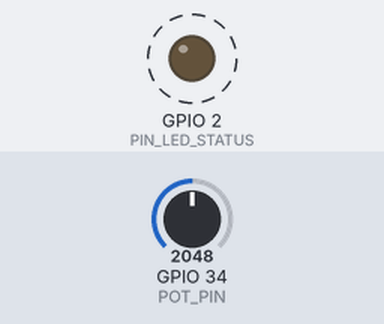
Simulated run of this sketch. Board: ESP32. Parts: output pins drawn as LEDs (lit = HIGH). Dashed ring = blinking. The inputs (shaded band) are chosen by the test bench; at power-on: GPIO 34 (POT_PIN) = 2048 (analog values on the 0–4095 scale). WiFi joins after 1.5 s; servers stay silent unless stated; uploads are accepted with an empty reply; what the sketch prints to the serial monitor is not drawn.

Above: at 3.9 s.
Timing chart, 0 to 8.3 s (numbered marks = the images above):
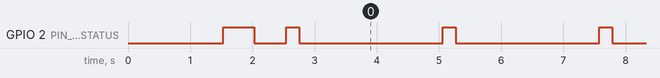

Measured:
- by itself, GPIO 2 (PIN_LED_STATUS): repeats every 2.5 s: HIGH 0.21 s, LOW 2.3 s

The sketch:

esp32_potentiometer_student.ino
```cpp
/*
 ============================================================================
  PROYECTO: ESP32 HTTP LAB - SALA VIRTUAL (POTENCIÓMETRO ROTATIVO)
  OBJETIVO: Cada estudiante conecta un potenciómetro rotativo miniatura a su
            ESP32 para regular en vivo el brillo de su propia lámpara virtual
            y contribuir al nivel de iluminación de la sala falsa colaborativa.
 ============================================================================
  CONEXIÓN DE HARDWARE:
  - Terminal 1 del potenciómetro  -->  3.3V (3V3) del ESP32
  - Terminal 2 (Pin central/Wiper) -->  GPIO 34 (Canal ADC1 del ESP32)
  - Terminal 3 del potenciómetro  -->  GND del ESP32

  NOTA PEDAGÓGICA IMPORTANTE PARA EL AULA:
  En el ESP32, los pines ADC2 (GPIO 2, 4, 12-15, 25-27) quedan inhabilitados
  mientras el radio Wi-Fi está encendido. Por eso SIEMPRE usamos un pin del
  bloque ADC1 (GPIO 32, 33, 34, 35, 36 o 39) para leer sensores analógicos.
 ============================================================================
*/

#include <WiFi.h>
#include <HTTPClient.h>

// --------------------------------------------------------------------------
// 1. IDENTIFICACIÓN DEL ESTUDIANTE (¡Cada alumno debe poner sus datos!)
// --------------------------------------------------------------------------
const char* STUDENT_ID   = "208420915";       // Identificador único de carné o usuario
const char* STUDENT_NAME = "Brandon Zarate";  // Tu nombre visible en la pantalla
const char* DESK_NUMBER  = "Mesa 1";          // Tu mesa o número de puesto

// --------------------------------------------------------------------------
// 2. CONFIGURACIÓN DE RED WIFI (Misma red del servidor Dokploy / Aula)
// --------------------------------------------------------------------------
const char* WIFI_SSID     = "Fam Zarate Aguero-2.4G";
const char* WIFI_PASSWORD = "yvDU6uev";

// --------------------------------------------------------------------------
// 3. IP LOCAL DEL SERVIDOR DOKPLOY / DOCKER
//    Reemplaza con la IP de la computadora del profesor (ej: http://192.168.100.2:3000)
// --------------------------------------------------------------------------
const char* SERVER_BASE_URL = "http://192.168.100.2:3000";

// --------------------------------------------------------------------------
// 4. HARDWARE Y PINES ANALÓGICOS
// --------------------------------------------------------------------------
const int POT_PIN = 34;         // GPIO 34 (ADC1_CHANNEL_6)
const int PIN_LED_STATUS = 2;   // LED integrado del ESP32 (parpadea al transmitir)

// Control de transmisión inteligente:
// - Transmite si el potenciómetro cambia más del 2%
// - O transmite un pulso "latido" (heartbeat) cada 2.5 segundos para marcar presencia
const int THRESHOLD_PERCENT = 2;
const unsigned long HEARTBEAT_INTERVAL_MS = 2500;

int lastSentBrightness = -1;
unsigned long lastSendTime = 0;

// ==========================================================================
// FUNCIÓN: LECTURA Y FILTRADO DEL POTENCIÓMETRO (Promedio de 8 muestras)
// ==========================================================================
int leerAdcFiltrado(int pin) {
  long suma = 0;
  const int MUESTRAS = 8;
  for (int i = 0; i < MUESTRAS; i++) {
    suma += analogRead(pin);
    delayMicroseconds(500);
  }
  return (int)(suma / MUESTRAS);
}

// ==========================================================================
// FUNCIÓN: ENVIAR BRILLO AL SERVIDOR VÍA HTTP POST
// ==========================================================================
void enviarBrilloAlServidor(int brightness, int rawAdc) {
  if (WiFi.status() != WL_CONNECTED) {
    Serial.println("[WIFI] Desconectado. Reintentando reconexión...");
    return;
  }

  digitalWrite(PIN_LED_STATUS, HIGH); // Encender LED de actividad

  HTTPClient http;
  String url = String(SERVER_BASE_URL) + "/api/dimmer";

  Serial.println("\n--------------------------------------------------");
  Serial.printf("[HTTP] Enviando brillo: %d%% (ADC: %d) -> %s\n", brightness, rawAdc, url.c_str());

  http.begin(url);
  http.addHeader("Content-Type", "application/json");

  // Construir JSON del payload HTTP
  String payload = "{";
  payload += "\"studentId\":\"" + String(STUDENT_ID) + "\",";
  payload += "\"studentName\":\"" + String(STUDENT_NAME) + "\",";
  payload += "\"deskNumber\":\"" + String(DESK_NUMBER) + "\",";
  payload += "\"brightness\":" + String(brightness) + ",";
  payload += "\"rawAdc\":" + String(rawAdc);
  payload += "}";

  unsigned long t0 = millis();
  int httpResponseCode = http.POST(payload);
  unsigned long latencia = millis() - t0;

  if (httpResponseCode > 0) {
    String response = http.getString();
    Serial.printf("[HTTP] Respuesta servidor (Código %d) en %lu ms:\n", httpResponseCode, latencia);
    Serial.printf("       %s\n", response.c_str());
  } else {
    Serial.printf("[HTTP ERROR] Código: %d -> %s\n", httpResponseCode, http.errorToString(httpResponseCode).c_str());
  }

  http.end();
  digitalWrite(PIN_LED_STATUS, LOW); // Apagar LED de actividad
}

// ==========================================================================
// SETUP
// ==========================================================================
void setup() {
  Serial.begin(115200);
  delay(1000);

  Serial.println("\n\n=======================================================");
  Serial.println("  ESP32 HTTP LAB · SALA VIRTUAL (POTENCIÓMETRO ADC)");
  Serial.println("=======================================================");
  Serial.printf(" Estudiante: %s (%s)\n", STUDENT_NAME, STUDENT_ID);
  Serial.printf(" Mesa:       %s\n", DESK_NUMBER);
  Serial.printf(" Pin ADC:    GPIO %d\n", POT_PIN);
  Serial.println("=======================================================\n");

  pinMode(PIN_LED_STATUS, OUTPUT);
  digitalWrite(PIN_LED_STATUS, LOW);

  // Configurar resolución de ADC a 12 bits (rango 0 a 4095) y atenuación de 11dB (0V a ~3.3V)
  analogReadResolution(12);
  analogSetAttenuation(ADC_11db);

  // Conectar a la Red Wi-Fi
  Serial.printf("[WIFI] Conectando a la red '%s'...", WIFI_SSID);
  WiFi.mode(WIFI_STA);
  WiFi.begin(WIFI_SSID, WIFI_PASSWORD);

  int intentos = 0;
  while (WiFi.status() != WL_CONNECTED && intentos < 30) {
    delay(500);
    Serial.print(".");
    digitalWrite(PIN_LED_STATUS, !digitalRead(PIN_LED_STATUS));
    intentos++;
  }

  if (WiFi.status() == WL_CONNECTED) {
    digitalWrite(PIN_LED_STATUS, LOW);
    Serial.println("\n[WIFI] ¡Conectado exitosamente!");
    Serial.print("[WIFI] Dirección IP asignada al ESP32: ");
    Serial.println(WiFi.localIP());
    Serial.print("[WIFI] Dirección MAC: ");
    Serial.println(WiFi.macAddress());
    Serial.print("[WIFI] Intensidad de señal (RSSI): ");
    Serial.print(WiFi.RSSI());
    Serial.println(" dBm");
  } else {
    Serial.println("\n[WIFI ERROR] No se pudo conectar a la red Wi-Fi. Verifica SSID y contraseña.");
  }
}

// ==========================================================================
// LOOP PRINCIPAL
// ==========================================================================
void loop() {
  // Revisa reconexión Wi-Fi si se pierde la señal
  if (WiFi.status() != WL_CONNECTED) {
    Serial.println("[WIFI] Señal perdida. Reconectando...");
    WiFi.reconnect();
    delay(2000);
    return;
  }

  // 1. Leer el valor analógico del potenciómetro (0 a 4095)
  int rawAdc = leerAdcFiltrado(POT_PIN);

  // 2. Mapear de 0-4095 a porcentaje 0-100% de brillo
  int brightness = map(rawAdc, 0, 4095, 0, 100);
  brightness = constrain(brightness, 0, 100);

  // 3. Determinar si debemos transmitir por cambio o por latido de presencia
  unsigned long now = millis();
  bool cambioSignificativo = abs(brightness - lastSentBrightness) >= THRESHOLD_PERCENT;
  bool tiempoLatidoCumplido = (now - lastSendTime) >= HEARTBEAT_INTERVAL_MS;

  if (cambioSignificativo || tiempoLatidoCumplido) {
    enviarBrilloAlServidor(brightness, rawAdc);
    lastSentBrightness = brightness;
    lastSendTime = now;
  }

  // Pequeño retardo para no saturar el CPU
  delay(100);
}
```
